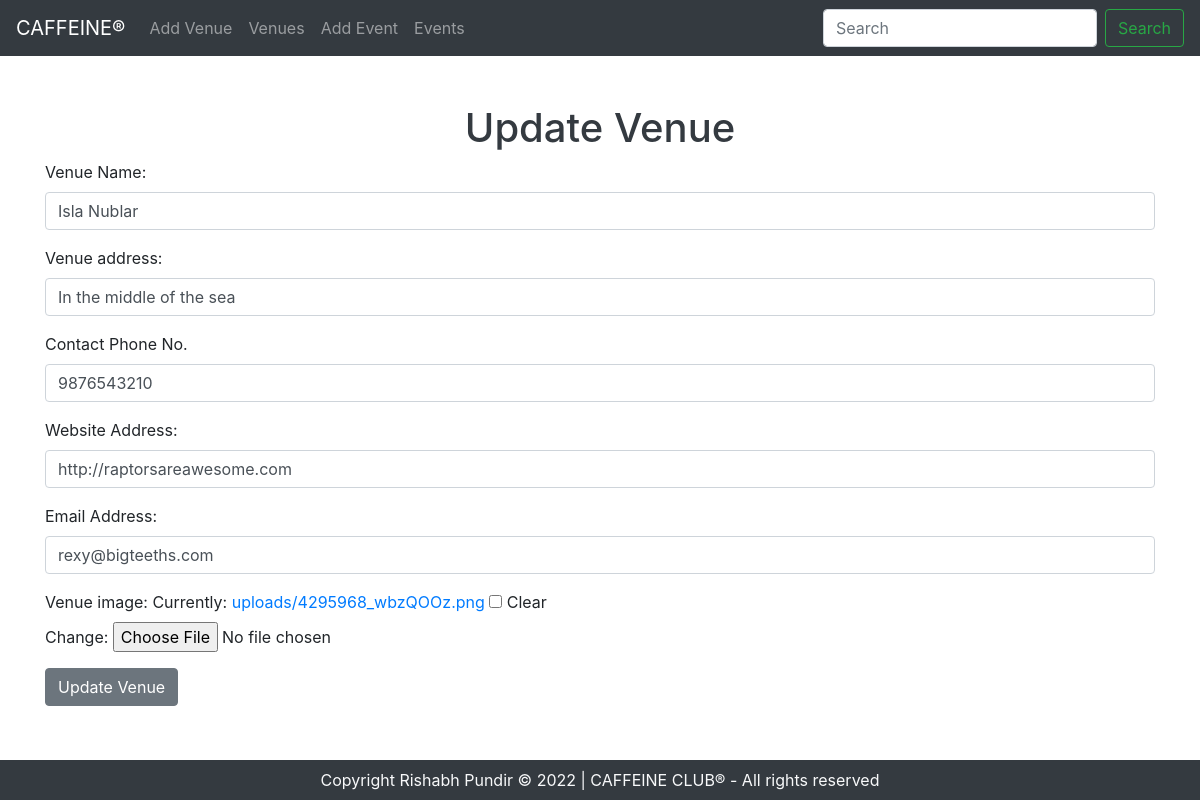
Screenshot of /update_venue/1 with the database file from the repository.
### CafClubApp/models.py (models this page shows, shortened)
class Venue(models.Model):
    venue_name = models.CharField('Venue Name', max_length=120)
    venue_address = models.CharField(max_length=120)
    phone = models.CharField('Contact Phone No.',max_length=120)
    web = models.URLField('Website Address', null=True, blank=True)
    email = models.EmailField('Email Address')
    venue_image = models.ImageField(upload_to="uploads/", null=True, blank=True)

### CafClubApp/views.py (the view)
# urls.py: path('update_venue/<venue_id>', views.update_venue, name='update_venue_link'),
def update_venue(request, venue_id):
    venue = Venue.objects.get(pk=venue_id)
    form = VenueForm(request.POST or None, instance=venue)
    if form.is_valid():
            form.save()
            return HttpResponseRedirect('/venues')
    return render(request, 'events/update_venue.html', context={'form':form, 'venue':venue})

### templates/events/forms.py
class VenueForm(ModelForm):
    class Meta:
        model = Venue
        fields = ("venue_name", "venue_address", "phone", "web", "email", "venue_image")
        widgets = {
            "venue_name" : forms.TextInput(attrs={'class': 'form-control'}),
            "venue_address" : forms.TextInput(attrs={'class': 'form-control'}),
            "phone" : forms.TextInput(attrs={'class': 'form-control'}),
            "web" : forms.TextInput(attrs={'class': 'form-control'}),
            "email" : forms.TextInput(attrs={'class': 'form-control'}),
        }

### templates/events/update_venue.html (shortened to what this page needs)
{% extends 'events/base.html' %}
{% block body %}
<h1 class="text-center text-dark pt-5">Update Venue</h1>
<div class="container">
    <div class="text-left">
        <div class="form-group">
            <form action="" method="post" enctype="multipart/form-data">
                {{ form.as_p }}
                <button type="submit" class="btn btn-secondary">Update Venue</button>
            </form>
        </div>
    </div>
</div>
{% endblock body %}

### rows the page displays
Venue: venue_name "Isla Nublar", venue_address "In the middle of the sea", phone "9876543210", web "http://raptorsareawesome.com", email "rexy@bigteeths.com"
